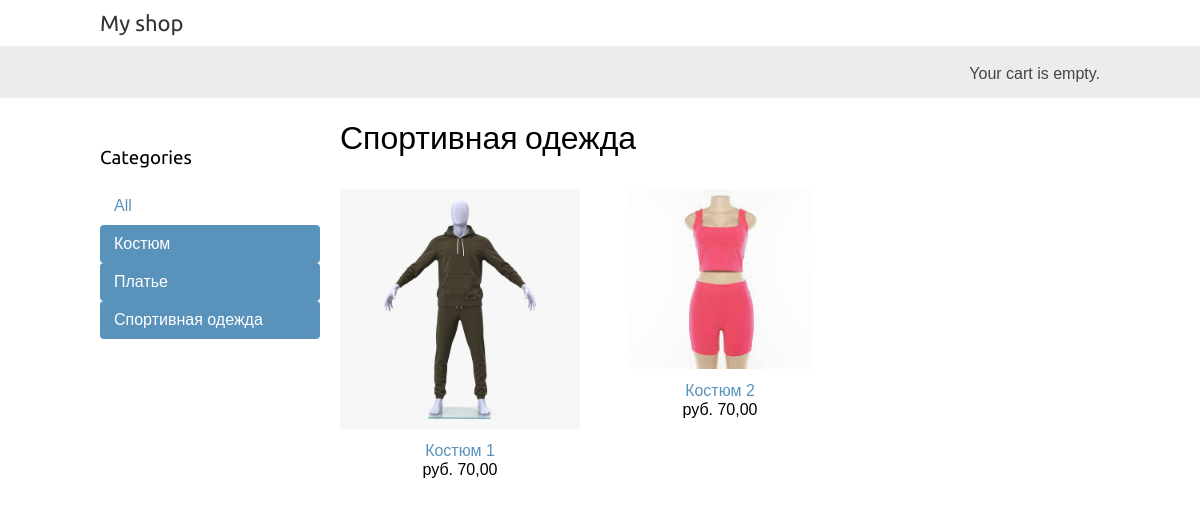
Page /sportivnaya-odezhda/ on the committed database.
### shop/models.py (models this page shows, shortened)
class Category(models.Model):
    name = models.CharField(max_length=200, db_index=True)
    slug = models.SlugField(max_length=200, db_index=True, unique=True)
    class Meta:
        ordering = ('name',)
        verbose_name = 'Категория'
        verbose_name_plural = 'Категории'
    def get_absolute_url(self):
        return reverse('shop:product_list_by_category', args=[self.slug])

class Product(models.Model):
    category = models.ForeignKey(Category, related_name='products', on_delete=models.CASCADE)
    name = models.CharField(max_length=200, db_index=True)
    slug = models.SlugField(max_length=200, db_index=True)
    image = models.ImageField(upload_to='products/%Y/%m/%d', blank=True)
    description = models.TextField(blank=True)
    price = models.DecimalField(max_digits=10, decimal_places=2)
    stock = models.PositiveIntegerField()
    available = models.BooleanField(default=True)
    created = models.DateTimeField(auto_now_add=True)
    updated = models.DateTimeField(auto_now=True)
    class Meta:
        ordering = ('name', )
        index_together = (('id', 'slug'), )
    def get_absolute_url(self):
        return reverse('shop:product_detail', args=[self.id, self.slug])

### shop/views.py (the view)
# urls.py: path('', views.product_list, name='product_list'),
def product_list(request, category_slug=None):
    category = None
    categoryies = Category.objects.all()
    products = Product.objects.filter(available=True)
    if category_slug:
        category = get_object_or_404(Category, slug = category_slug)
        products = products.filter(category = category)
    return render(request, 'shop/product/list.html',{'category': category, 'categories': categoryies, 'products': products})

### shop/templates/shop/product/list.html (shortened to what this page needs)
{% extends "shop/base.html" %}
{% load static %}
{% block content %}
    <div id="sidebar">
        <h3>Categories</h3>
        <ul>
            <li {% if not category %}class="selected"{% endif %}>
                <a href="{% url "shop:product_list" %}">All</a>
            </li>
            {% for category in categories %}
                <li {% if category.slug == category.slug %}class="selected"
                {% endif %}>
                    <a href="{{ category.get_absolute_url }}">{{ category.name }}</a>
                </li>
            {% endfor %}
        </ul>
    </div>
    <div id="main" class="product-list">
        <h1>{% if category %}{{ category.name }}{% else %}Products
        {% endif %}</h1>
        {% for product in products %}
            <div class="item">
                <a href="{{ product.get_absolute_url }}">
                    <img src="{% if product.image %}{{ product.image.url }}{% else %}{% static "img/no_image.png" %}{% endif %}">
                </a>
                <a href="{{ product.get_absolute_url }}">{{ product.name }}</a>
                <br>
                руб. {{ product.price }}
            </div>
        {% endfor %}
    </div>
{% endblock %}

### shop/static/css/base.css (style rules this page uses)
body { margin:0; padding:0; font-family:helvetica, sans-serif; }
h1, h2, h3, h4, h5 , h6 { font-family: 'Ubuntu', sans-serif; font-weight:normal; }
a { text-decoration:none; color:#5993bb; }
#sidebar { width:220px; padding:30px 20px 0 0; float:left; }
#sidebar ul { margin:0; padding:0; }
#sidebar ul li { margin:0; list-style:none; padding:10px 14px; }
#sidebar ul li a { display:block; }
#sidebar ul li.selected { background:#5993bb; border-radius:4px; }
#sidebar ul li.selected a { color:#fff; }
#main { float:left; width: 96%; margin-right:-220px; overflow:hidden; }
.product-list .item { width:25%; padding:10px 20px 10px 0; float:left; text-align:center; line-height:1.2; }
.product-list .item img { width:100%; margin-bottom:8px; }

### rows in the picture
Category: name "Костюм"
Category: name "Платье"
Category: name "Спортивная одежда"
Product: image (picture), name "Костюм 1", price "70,00"
Product: image (picture), name "Костюм 2", price "70,00"
